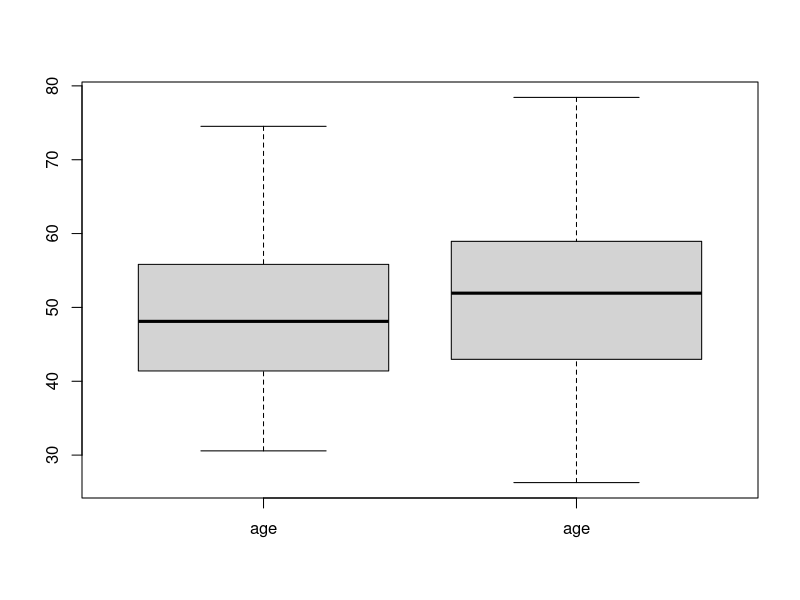
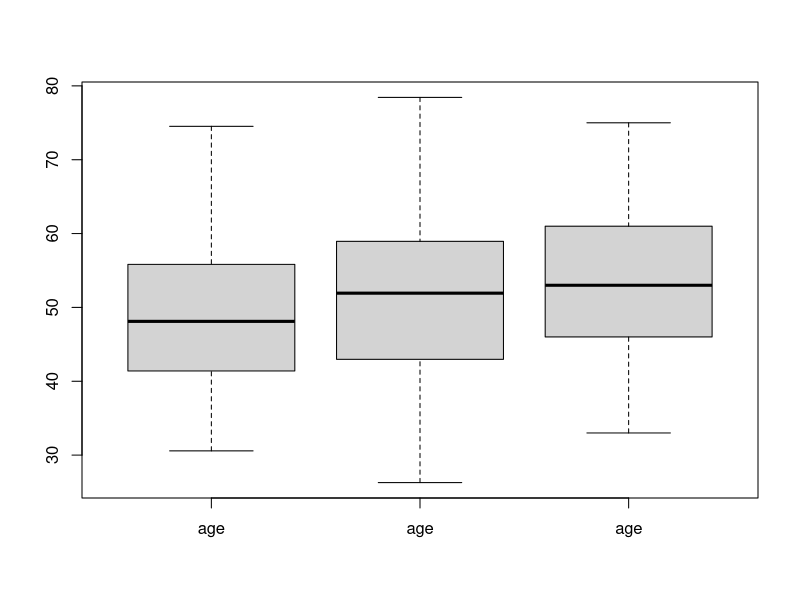
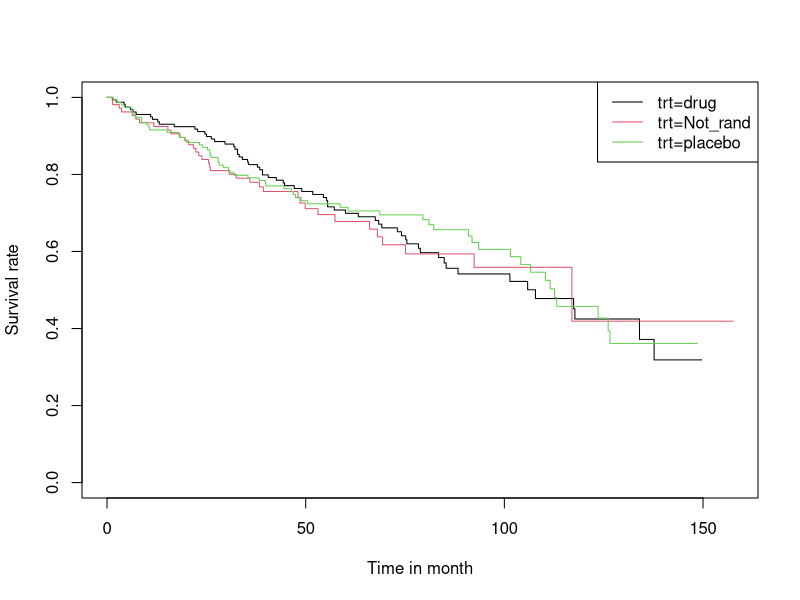
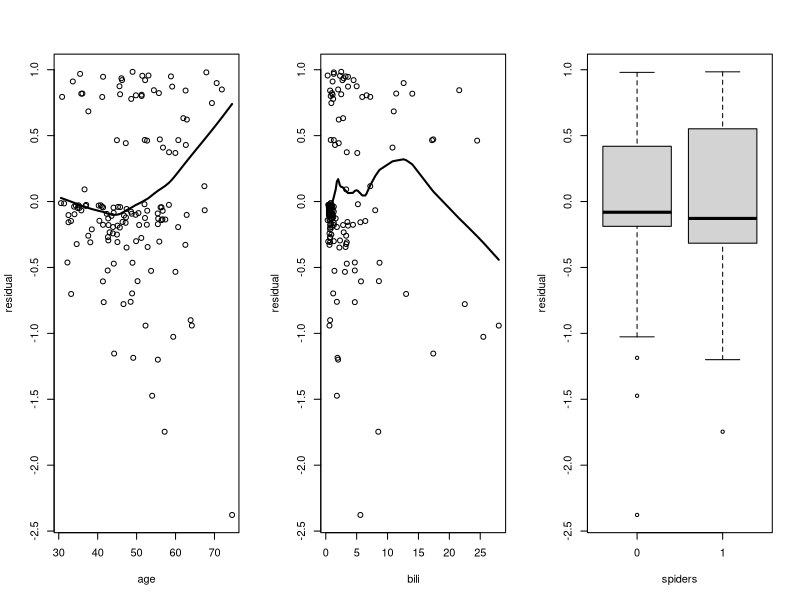
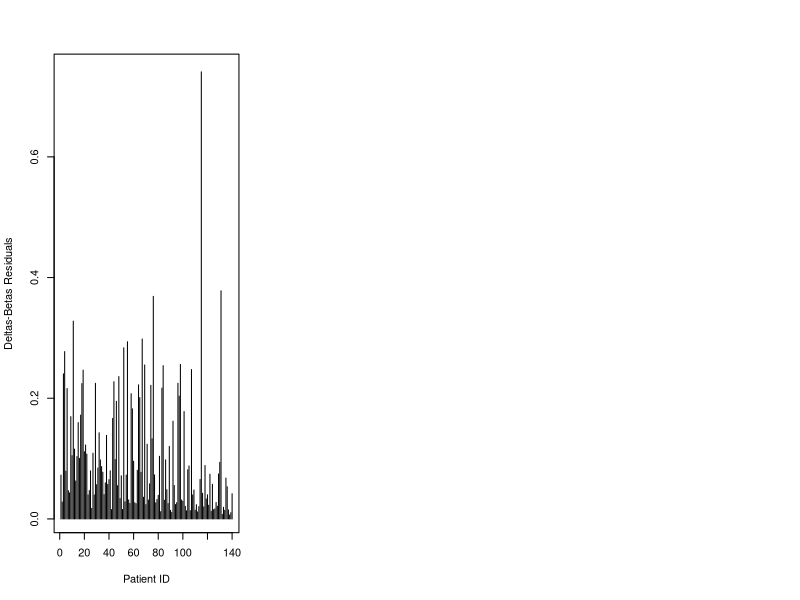
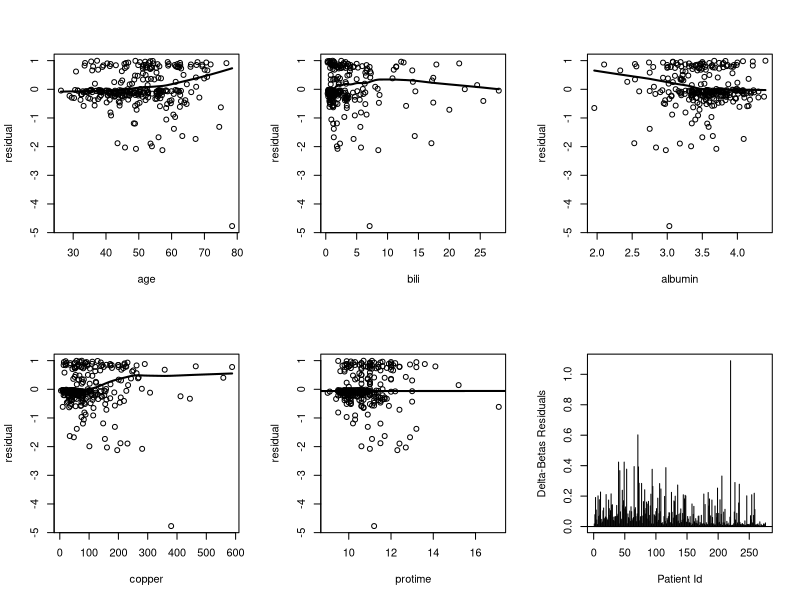

These figures' R source, in order:
## ---- chunk 1
library(dplyr)
library(survival)
## ---- chunk 2
data <- pbc
# When transplanted -> Censored
# Survive is now 1
data <- mutate(data, status = ifelse(status == 1, 0,
                              ifelse(status == 2, 1, status)))

# Replace treatment value 0/1 by drug/placebo for better comprehension later
data <- mutate(data, trt = ifelse(trt == 1, 'drug', 
                           ifelse(trt == 2, 'placebo', trt)))
data <- mutate(data, trt = ifelse(is.na(data$trt), 'Not_rand', trt))

# Modification of the 'time' from day to month
data <- mutate(data, time = time/(365.25/12))

data$trt <- as.factor(data$trt)
data$ascites <- as.factor(data$ascites)
data$hepato <- as.factor(data$hepato)
data$spiders <- as.factor(data$spiders)
data$edema <- as.factor(data$edema)
data$stage <- as.factor(data$stage)
#data$status <- as.factor(data$status)

head(data)
summary(subset(data, trt != 'Not_rand'))

## ---- chunk 3
tmp <- with(subset(data, trt != 'Not_rand' ), table(trt, sex))
tmp

fisher.test(tmp)
## ---- chunk 4
# Placebo Patients are younger

placebo <- subset(data, trt == 'placebo', age)
drug <- subset(data, trt == 'drug', age)

boxplot(c(placebo, drug))
t.test(placebo, drug)

# Cox regression model show an effect of the age
cox <- coxph(Surv(time, status) ~ age , data = subset(data, trt != 'Not_rand' ))



## ---- chunk 5
summary(subset(data, trt != 'Not_rand'))

data <- mutate(data, age_group = ifelse(age < 43, 'young', 
                                 ifelse(age > 56, 'old', 'middle')))

data$age_group <- as.factor(data$age_group)
summary(data)

## ---- chunk 6
#Cox Regression
cox <- coxph(Surv(time, status) ~ trt + sex + strata(age_group) , data = subset(data, trt != 'Not_rand'))
cox

# Age distribution of the not randomized group
Not_rand <- subset(data, trt == 'Not_rand', age)
summary(Not_rand)
boxplot(c(placebo, drug, Not_rand))

# Kaplan-Meier estimation
surv_fit <- survfit(Surv(time, status) ~ trt , data = data)
plot(surv_fit, col =1:3, xlab='Time in month', ylab='Survival rate')
legend("topright", lty = 1, col = 1:3, legend = names(surv_fit$strata))

# LogRank test
surv_diff <- survdiff(Surv(time, status) ~ trt , data = subset(data, trt != 'Not_rand'))
surv_diff

## ---- chunk 7
# Remove rows with missing values
data_model <- data[complete.cases(data),]
## ---- chunk 8
data_placebo <- subset(data_model, trt == 'placebo' )

tail(data)
## ---- chunk 9

model_full_placebo <- coxph(Surv(time, status) ~ sex + age + ascites + hepato + spiders + log(bili) + log(chol) + log(albumin) + log(copper) + log(alk.phos) + log(ast) + log(trig) + platelet + protime, data = data_placebo)

## ---- chunk 10
model_placebo <- step(model_full_placebo)
## ---- chunk 11
model_placebo
## ---- chunk 12
model_placebo <- coxph(formula = Surv(time, status) ~ age + spiders + log(bili), data = data_placebo)

summary(model_placebo)
## ---- chunk 13

# Calculate Martingales
data_placebo$residual <- residuals(model_placebo, type='martingale')

#Plot martingales
par(mfrow = c(1, 3))
with(data_placebo, {

  plot(age , residual)
  lines(lowess(age, residual), lwd = 2)
  
  plot(bili , residual)
  lines(lowess(bili, residual), lwd = 2)
  
  plot(residual ~ spiders)

})

## ---- chunk 14
dfbetas <- residuals(model_placebo, type = 'dfbetas')
data_placebo$dfbetas <- sqrt(rowSums(dfbetas^2))


plot(data_placebo$dfbetas, type = 'h', ylab= 'Deltas-Betas Residuals', xlab= 'Patient ID' )

## ---- chunk 15
model_full <- coxph(Surv(time, status) ~ sex + age + ascites + hepato + spiders + log(bili) + log(chol) + log(albumin) + log(copper) + log(alk.phos) + log(ast) + log(trig) + platelet + protime, data = data_model)
## ---- chunk 16
model <- step(model_full)
## ---- chunk 17
model <- coxph(formula = Surv(time, status) ~ age + log(bili) + log(albumin) + log(log(copper)) + protime, data = data_model)
  
summary(model)
## ---- chunk 18
# Calculate Martingales
data_model$residual <- residuals(model, type='martingale')

# Plot Martingales for each covariates
par(mfrow = c(2, 3))
with(data_model, {

  plot(age , residual)
  lines(lowess(age, residual), lwd = 2)
  
  plot(bili , residual)
  lines(lowess(bili, residual), lwd = 2)

  plot(albumin , residual)
  lines(lowess(albumin, residual), lwd = 2)
  
  plot(copper , residual)
  lines(lowess(copper, residual), lwd = 2)
  
  plot(protime , residual)
  lines(lowess(copper, residual), lwd = 2)
  

})


## ---- chunk 19
dfbetas <- residuals(model, type = 'dfbetas')
data_model$dfbetas <- sqrt(rowSums(dfbetas^2))


plot(data_model$dfbetas, type = 'h', ylab= 'Delta-Betas Residuals', xlab = 'Patient Id')
abline(h = 0)
